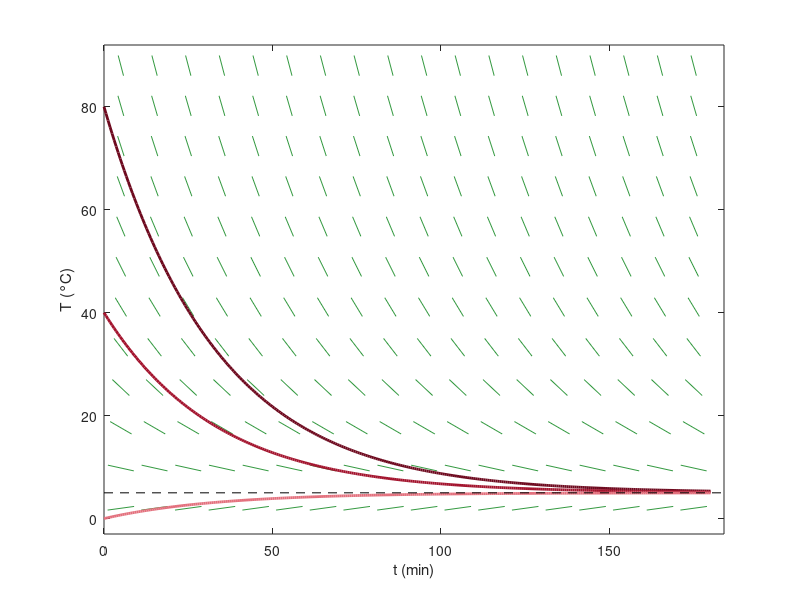

Write the MATLAB code that produced this figure.
% Fig. 3.5: Direction field of cooling with some solutions (book, Section 3.1, Eq. 3.3)
% At each point (t, T) a short dash shows the slope dT/dt = 0.03 (5 - T); the solutions follow these slopes
% (c) 2026 Philipp Kügler · Program for the book "Dynamical Systems in the Life Sciences" · MIT License (see LICENSE)
k = 0.03; Tu = 5;
[t, T] = meshgrid(linspace(5, 175, 18), linspace(2, 88, 12));
S = k * (Tu - T);                                        % slope dT/dt at each point
dt = 4 ./ sqrt(1 + (S * 180 / 90).^2);                   % dashes of equal length in the plot
plot([t(:) - dt(:) t(:) + dt(:)]', [T(:) - S(:) .* dt(:) T(:) + S(:) .* dt(:)]', 'Color', [0.2 0.6 0.25]); hold on
tt = linspace(0, 180, 300);
rot = [0.43 0.04 0.12; 0.64 0.08 0.18; 0.89 0.44 0.49]; T0s = [80 40 0];
for i = 1:3
    plot(tt, Tu + (T0s(i) - Tu) * exp(-k * tt), 'Color', rot(i, :), 'LineWidth', 2);
    fprintf('T(0) = %2d: T(60) = %.2f\n', T0s(i), Tu + (T0s(i) - Tu) * exp(-60 * k));
end
plot([0 184], [Tu Tu], 'k--'); hold off
xlabel('t (min)'); ylabel('T (°C)'); xlim([0 184]); ylim([-3 92]);
